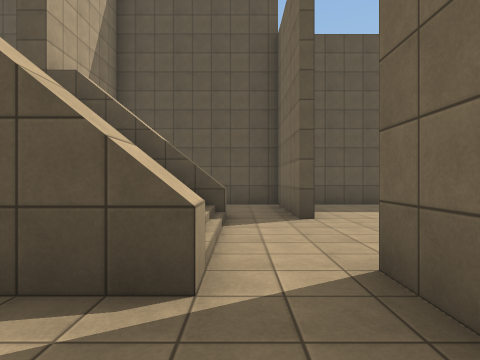
View 1 (above)

18 first-person views from a walk through a scene from a Unity 3-D project. The camera is 1.3 m above the floor, looks level and sees 75° across. The floor is counted in squares, 2 m on a side. Each view is taken from the middle of a square. On the plan, view 1 faces up. The plan holds only what a view shows up to about 10 squares ahead; the rest is blank. The place goes on beyond the plan. The player character is not drawn. Surface patterns are stand-ins for the level's own textures.

View 2
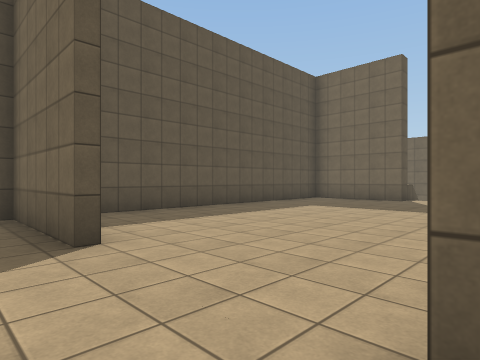

View 3
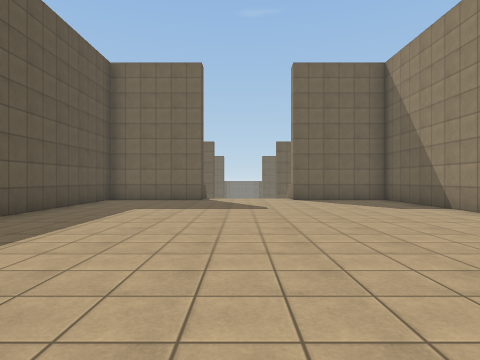

View 4
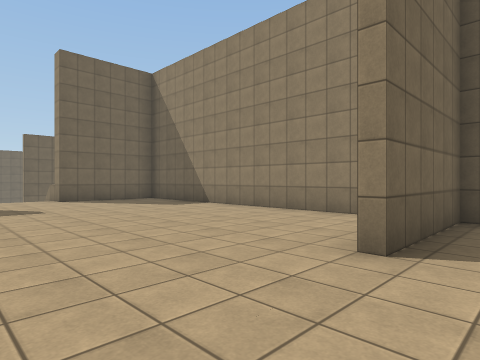

View 5
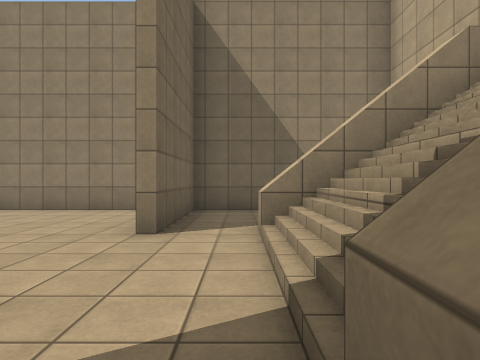

View 6
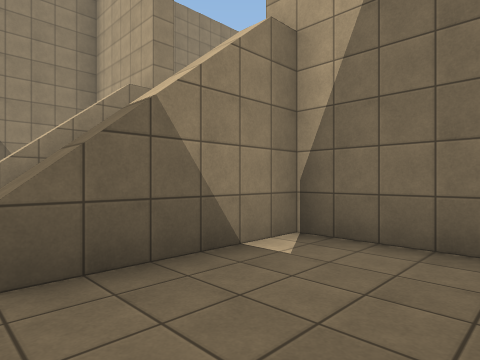

View 7
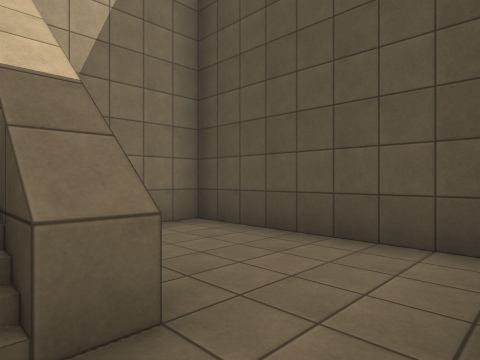

View 8
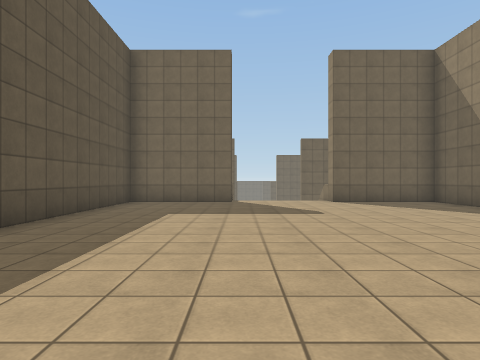

View 9
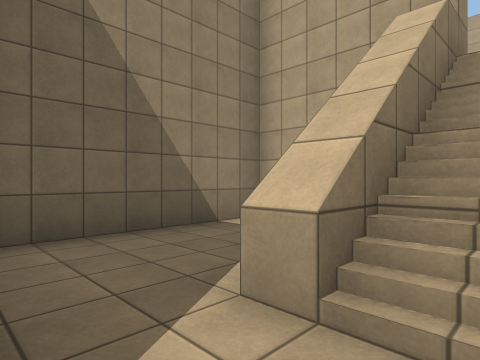

View 10
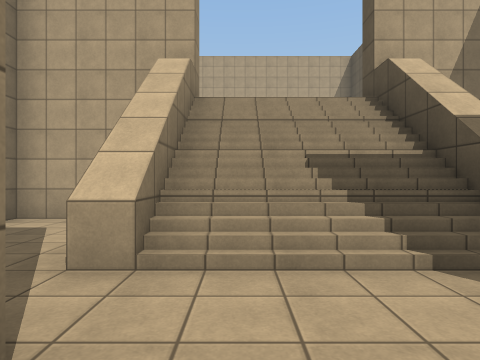

View 11
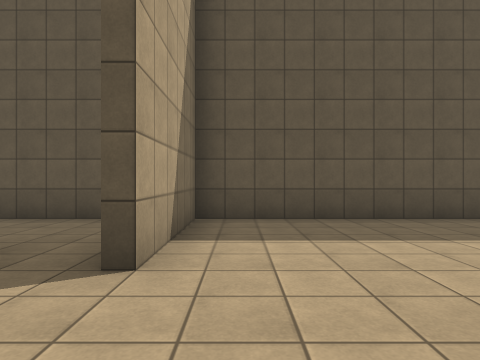

View 12
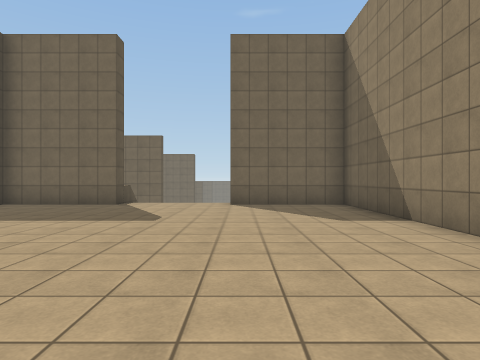

View 13
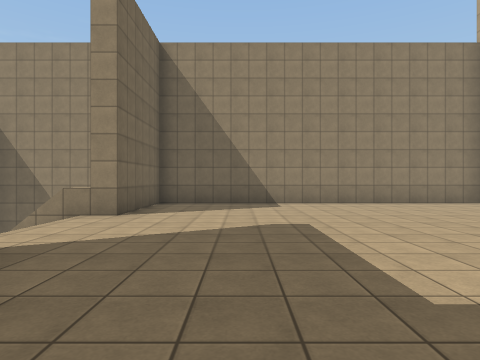

View 14
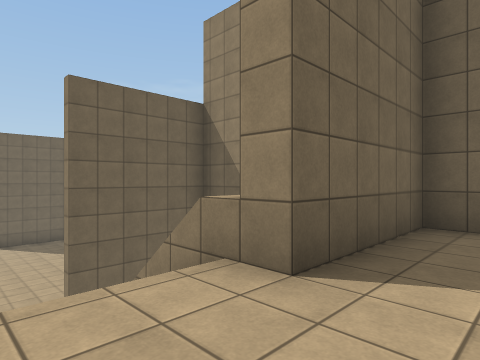

View 15
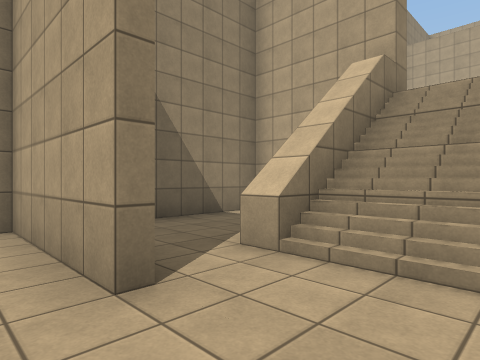

View 16
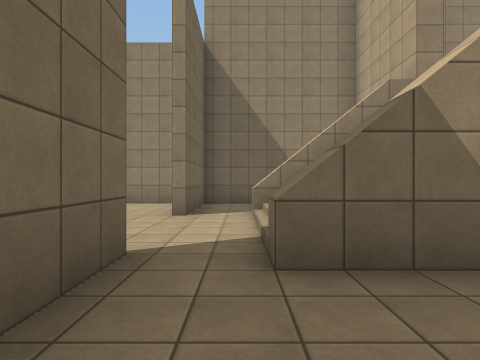

View 17
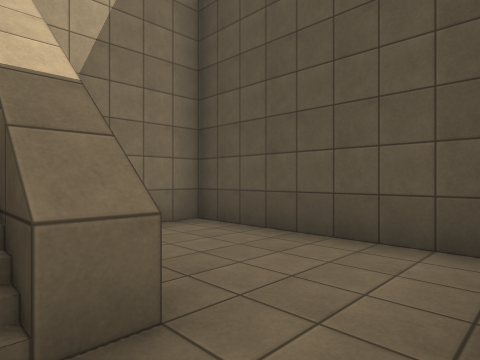

View 18
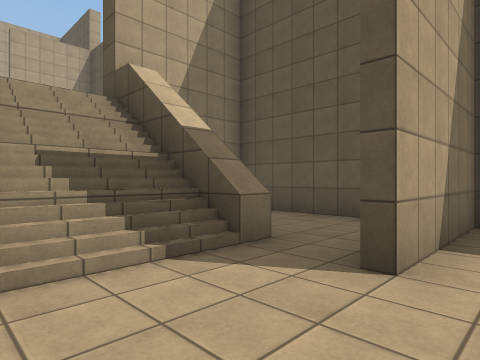

### Floor plan
Key: @ floor where view 1 was taken; # wall or solid block; . main floor; - floor 4 m lower than the main floor; / step, stairs or slope; ^ raised ledge.
Columns run from 4 left of view 1 to 16 right of it. Each row starts with its distance up from view 1.
  9 ####################
  8 #....#........#----#
  7 #....#........#----#-
  6 #....#........#----#-
  5 #^^^..........#^^^---
  4  ///...........///---
  3  ///...........///---
  2 ###^.#........###^-#-
  1 # ...#........#  --#-
  0 #...@#........# ---#-
 -1 #####################

Where each view was taken, in squares from view 1:
view 1: 0 up, 0 right, facing up
view 2: 2 up, 0 right, facing up-right
view 3: 4 up, 0 right, facing right
view 4: 5 up, 0 right, facing down-right
view 5: 6 up, 0 right, facing down
view 6: 8 up, 0 right, facing down-left
view 7: 5 up, 1 right, facing up-left
view 8: 5 up, 1 right, facing right
view 9: 3 up, 1 right, facing down-left
view 10: 3 up, 2 right, facing left
view 11: 3 up, 2 right, facing up
view 12: 2 up, 2 right, facing right
view 13: 8 up, 8 right, facing down
view 14: 4 up, 9 right, facing down-right
view 15: 4 up, 16 right, facing down-left
view 16: 8 up, 14 right, facing down
view 17: 5 up, 15 right, facing up-left
view 18: 3 up, 16 right, facing up-left
